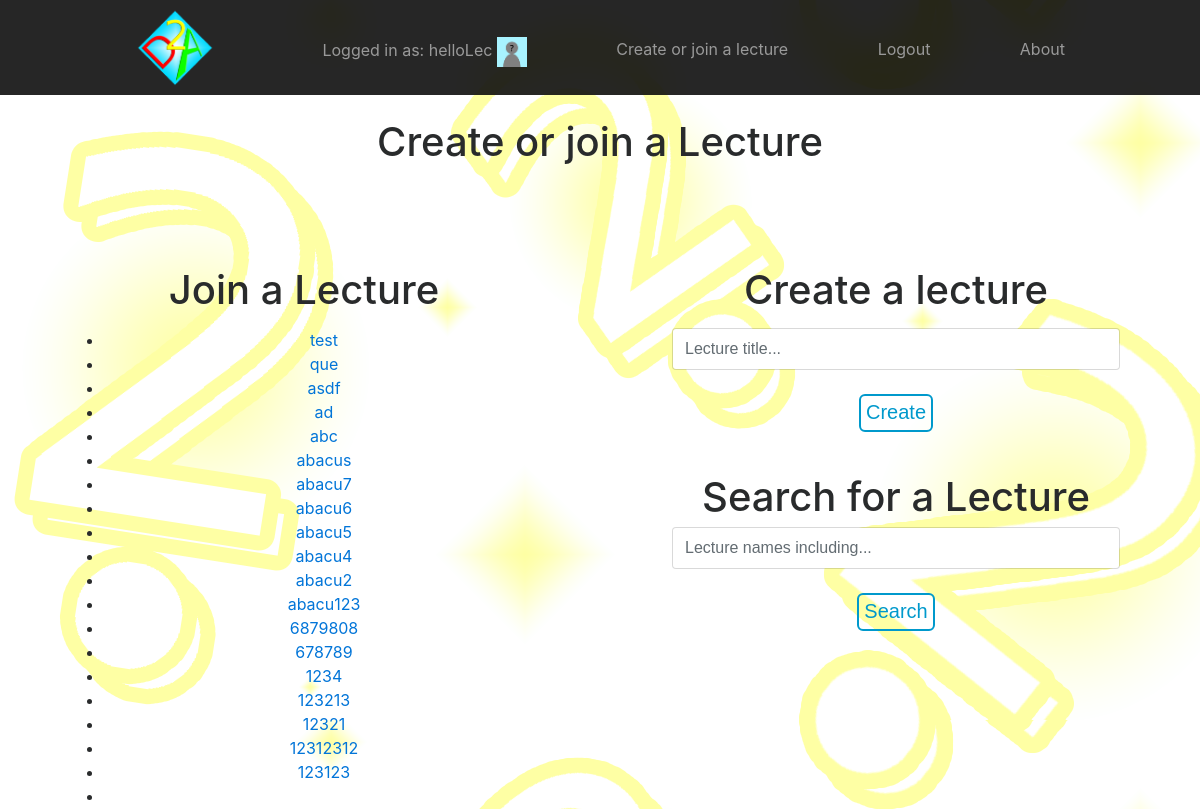
Page /dare2ask/lecture/ (signed in) on the earlier database version.
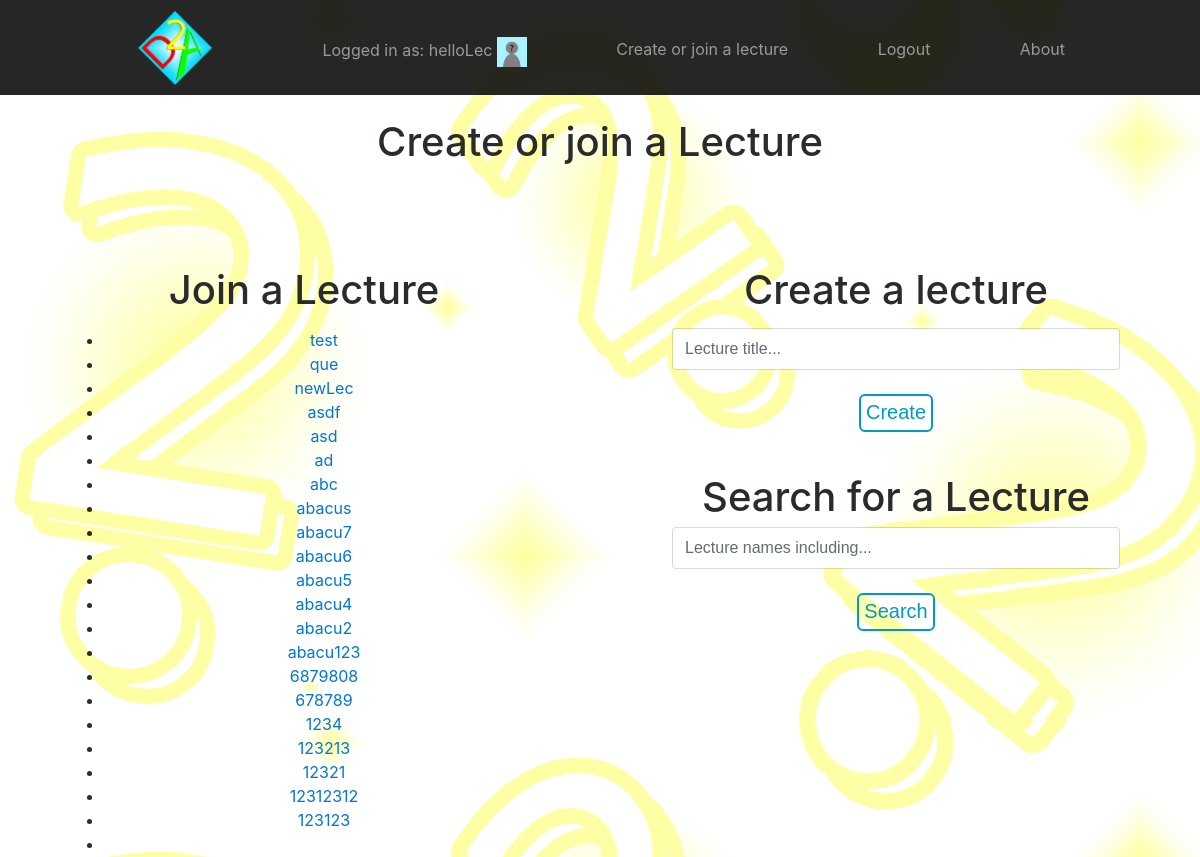
Same page on the later database version.
### dare2ask/models.py (models this page shows, shortened)
class UserProfile(models.Model):
    user = models.OneToOneField(User)
    picture = models.ImageField(upload_to='profile_images', blank=True, default='../static/images/default.png')
    lecturer = models.BooleanField(default = False)

class Lecture(models.Model):
    title = models.CharField(max_length=128, unique = True)
    join_ID = models.IntegerField(default = -1)
    course_num = models.CharField(max_length=128, default = -1)
    slug = models.SlugField(unique = True) # (blank = True)
    max_length = 128

### dare2ask/views.py (the view)
# urls.py: url(r'^lecture/(?P<lecture_name_slug>[\w\-]+)/$',
@login_required
def lecture(request):
    formLec = LectureForm()
    context_dict = {}
    if request.method == 'POST':
        if 'lecture' in request.POST:
        	formLec = LectureForm(request.POST)
	        if formLec.is_valid():
	            lec = formLec.save(commit=True)
	            print(formLec.cleaned_data)
	            return redirect('/dare2ask/lecture/' +
	                (formLec.cleaned_data)['title'] )
	        else:
	            print(formLec.errors)
    elif request.method == 'GET':
	    if 'search' in request.GET:
	        lecs = Lecture.objects.order_by('title')
	        search_slug = request.GET['search']
	        print(lecs)
	        print(search_slug)
	        print(request.GET)
	        lecs = lecs.filter(title__icontains=search_slug)
	        print(lecs)
	        context_dict = {'lectures': lecs, 'search': search_slug}
	        return render(request, 'dare2ask/search.html', context_dict)
    try:
        lecture_list = Lecture.objects.order_by('-title')
        context_dict['lectures'] = lecture_list
    except Lecture.DoesNotExist:
        context_dict['lectures'] = None
    context_dict['form'] = formLec
    return render(request, 'dare2ask/lecture.html', context_dict)

### dare2ask/forms.py
class LectureForm(forms.ModelForm):
    title = forms.CharField(max_length=Lecture.max_length,
                required=True,
                widget=forms.TextInput(attrs={
                            'class':'form-control',
                            'placeholder':"Lecture title...",
                            'name':'title'
                            } ) )
    slug = forms.CharField(widget=forms.HiddenInput(), required=False)
    class Meta:
        model = Lecture
        fields = ('title',)

### templates/dare2ask/lecture.html (shortened to what this page needs)
<!DOCTYPE html>
{% extends 'dare2ask/base.html' %}
{% load staticfiles %}
{% block header %}
  {% if user.userprofile.lecturer %}
  <h1>Create or join a Lecture</h1>
  {% else %}
  <h1>Join a lecture</h1>
  {% endif %}
{% endblock %}
{% block headerlowleft %}
<h1>Join a Lecture</h1>
{% endblock %}
{% block textlowleft %}
  <div>
    {% if lectures %}
      <ul>
      {% for lecture in lectures %}
        <li>
          <a href="{{ lecture.slug }}">
            {{ lecture.title }} </a>
        </li>
      {% endfor %}
      </ul>
    {% else %}
      No lectures open right now!
    {% endif %}
  </div>
{% endblock %}
{% block headerlowright %}
  {% if user.userprofile.lecturer %}
    <h1>Create a lecture</h1>
  {% endif %}
{% endblock %}
{% block textlowright %}
  {% if user.userprofile.lecturer %}
    <div>
      <form id="lecture_form" \
      method="post" action="/dare2ask/lecture/"
      class = "form-horizontal my-2 my-lg-1">
          {% for field in form.visible_fields %}
            {{ field }}
        {% endfor %}
        <br>
        <button class="button1" name="lecture"
          type="submit">Create</button>
      </form>
    </div>
  {% endif %}
  <h1> Search for a Lecture </h1>
  <div>
    <form class = "form-horizontal my-2 my-lg-1" >
      <input
        class = "form-control mr-sm-2"
        type = "search"
        placeholder = "Lecture names including..."
        name = "search"
        required = True
      />
    <br>
      <button class="button1"
        type="submit">Search</button>
  </div>
{% endblock %}

### templates/dare2ask/base.html (shortened to what this page needs)
<!DOCTYPE html>
{% load staticfiles %}
{% load dare2ask_template_tags %}
<html lang="en">
<head>
  <link rel="stylesheet" type="text/css" href="{% static 'css/bas_min_2.css' %}">
  <link rel="stylesheet" type="text/css" href="{% static 'css/product.css' %}">
  <link rel="stylesheet" type="text/css" href="{% static 'css/styling.css' %}">
</head>
<body style="background-image: url('../../static/images/background.png');">
<nav class="site-header sticky-top py-1">
  <div class="container d-flex flex-column flex-md-row justify-content-between">
    <a class="navbar-brand" href="{% url 'index' %}"><img src="{% static 'images/Logo.png' %}" width="82"></a>
    {% if user.is_authenticated %}
    <a class="py-2 d-none d-md-inline-block" href="{% url 'dare2ask:profile' user.username %}" style="margin-top: 25px">Logged in as: {{ user.username }}           <img src="{{ MEDIA_URL }}{{user.userprofile.picture }}" width="30" height="30"> </a>
    <a class="py-2 d-none d-md-inline-block" href="{% url 'dare2ask:lecture' %}" style="margin-top: 25px">
      {% if user.userprofile.lecturer %}
        Create or join a lecture
      {% else %}
        Join a lecture
      {% endif %}
    </a>
    <a class="py-2 d-none d-md-inline-block" href="{% url 'auth_logout' %}?next=/dare2ask/" style="margin-top: 25px">Logout</a>
    {% else %}
    <a class="py-2 d-none d-md-inline-block" href="{% url 'registration_register' %}" style="margin-top: 25px">Register Here</a>
    <a class="py-2 d-none d-md-inline-block" href="{% url 'auth_login' %}" style="margin-top: 25px">Login</a>
    {% endif %}
    <a class="py-2 d-none d-md-inline-block" href="{% url 'dare2ask:about' %}" style="margin-top: 25px">About</a>
  </div>
</nav>
<div style="margin:auto; text-align: center;">
  <div style="margin-top: 25px">
    <h1 class="display-4 font-weight-normal" style="margin-top: 10px">{% block header %}DEFAULT HEADER{%endblock%}</h1>
  </div>
 </div>
<div class="d-md-flex flex-md-equal w-100 my-md-3 pl-md-3">
  <div class="bg-dark mr-md-3 pt-3 px-3 pt-md-5 px-md-5 text-center overflow-hidden">
    <div class="my-3 py-3">
      <h2 class="display-5">{%block headerlowleft %} LOW LEFT HEADER {% endblock %}</h2>
      <p class="lead">{%block textlowleft %} LOW LEFT TEXT {% endblock %}</p>
    </div>
  </div>
  <div class="bg-light mr-md-3 pt-3 px-3 pt-md-5 px-md-5 text-center overflow-hidden">
    <div class="my-3 p-3">
      <h2 class="display-5">{%block headerlowright %} LOW RIGHT HEADER {% endblock %}</h2>
      <p class="lead">{%block textlowright %} LOW RIGHT TEXT {% endblock %}</p>
    </div>
    <div class="bg-dark shadow-sm mx-auto" style="width: 80%; height: 300px; border-radius: 21px 21px 0 0;"></div>
  </div>
</div>
</body>
</html>

### static/css/product.css (style rules this page uses)
.container { max-width: 960px; }
.site-header { background-color: rgba(0, 0, 0, .85); -webkit-backdrop-filter: saturate(180%) blur(20px); backdrop-filter: saturate(180%) blur(20px); }
.site-header a { color: #999; transition: ease-in-out color .15s; }
@media (min-width: 768px) { .flex-md-equal > * { -ms-flex: 1; flex: 1; } }
.overflow-hidden { overflow: hidden; }

### templates/dare2ask/lecture.html (style rules this page uses)
.button1 { font-size: 20px; color: #0099CC; background: transparent; border: 2px solid #0099CC; border-radius: 6px; transition-duration: 0.4s; cursor: pointer; padding-left: 5px; padding-right: 5px; padding-bottom: 3px; margin-top: 3px !important; }

Differences in the rows shown:
added Lecture: title "newLec"
added Lecture: title "asd"
